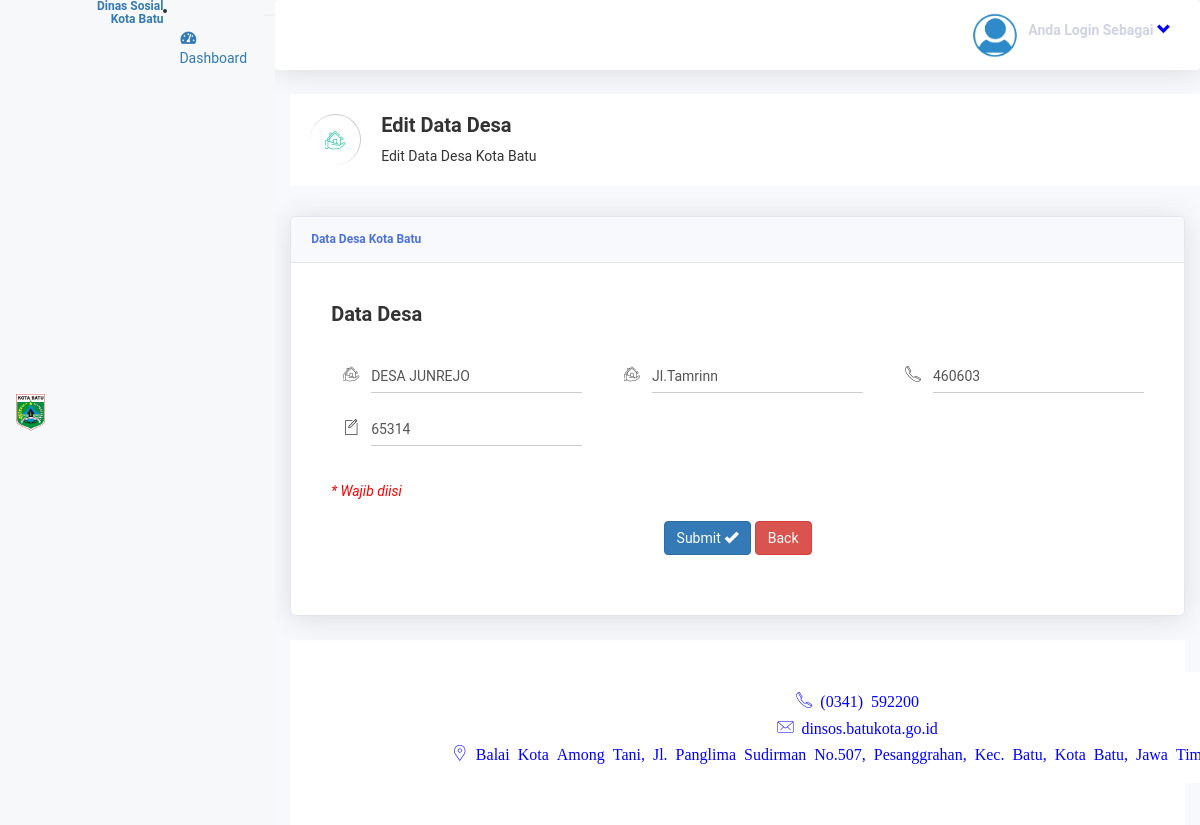
The page /index.php/ListDesa/update/1 on the database its author committed.
### tables this page shows
CREATE TABLE `desa` (
  `id_desa` int(11) NOT NULL,
  `nama_desa` varchar(50) NOT NULL,
  `kode_pos` int(11) NOT NULL,
  `alamat` varchar(50) NOT NULL,
  `no_telepon` varchar(13) NOT NULL,
  `status_akun` enum('Terdaftar','Belum Terdaftar') NOT NULL
);

### application/controllers/ListDesa.php (called while the page is built, shortened)
<?php
class ListDesa extends CI_Controller {
	public function update($id)
	{
		$this->form_validation->set_rules('nama_desa', 'nama_desa', 'trim|required');
		$this->form_validation->set_rules('kode_pos', 'kode_pos', 'trim|required');
		$this->form_validation->set_rules('no_telepon', 'no_telepon', 'trim|required');
		$this->form_validation->set_rules('alamat', 'alamat', 'trim|required');
		$this->load->model('list_desa');
		$data['desa'] = $this->list_desa->getDesa($id);
		$data['user'] = $this->list_desa->getUser();
		if($this->form_validation->run() == FALSE) {
			$this->load->view('Desa/edit_data_desa',$data);
		}else{
			$this->list_desa->updateById($id);
			echo "<script> alert('Data Desa Berhasil Diupdate'); window.location.href='';
			</script>";
		}
	}
}

### index.php (called while the page is built, shortened)
<?php
require_once BASEPATH.'core/CodeIgniter.php';

### application/models/List_Desa.php (called while the page is built, shortened)
<?php
class List_Desa extends CI_Model {
	public function getDesa($id)
	{
		$this->db->where('id_desa', $id);
		$query= $this->db->get('desa');
		return $query->result();
	}
}

### application/views/Desa/edit_data_desa.php (the view, shortened to what this page needs)
 <!DOCTYPE html>
<html lang="en">
<head>
  <link href="<?php echo base_url() ?>assets/vendor/fontawesome-free/css/all.min.css" rel="stylesheet" type="text/css">
  <link href="<?php echo base_url() ?>assets/css/sb-admin-2.min.css" rel="stylesheet">
  <link href="<?php echo base_url() ?>assets/datatable/datatables.min.css" rel="stylesheet">
  <link rel="stylesheet" href="css/font-awesome.min.css">
  <link rel="stylesheet" href="<?php echo base_url() ?>assets2/css/animate.css">
  <link rel="stylesheet" href="<?php echo base_url() ?>assets2/css/wave/waves.min.css">
  <link rel="stylesheet" href="<?php echo base_url() ?>assets2/css/wave/button.css">
  <link rel="stylesheet" href="<?php echo base_url() ?>assets2/css/notika-custom-icon.css">
  <link rel="stylesheet" href="<?php echo base_url() ?>assets2/css/main.css">
  <link rel="stylesheet" href="<?php echo base_url() ?>assets2/style.css">
  <link rel="stylesheet" href="<?php echo base_url() ?>assets2/css/responsive.css">
</head>
<body id="page-top">
  <div id="wrapper">
    <br>
      <a class="sidebar-brand d-flex align-items-center justify-content-center"   a href="<?php echo base_url('index.php/Admin')?>"</a></td>
        <div class="sidebar-brand-text mx-3"><img src="<?php echo base_url() ?>assets/img/satu.png" width="50px" height="55px"   a href="<?php echo base_url('index.php/Admin')?>"</a></td></div>
          <div align="right"><h6><b>Dinas Sosial Kota Batu</b></h6>
      </a>
    </div>
      <li class="nav-item active">
        <a class="nav-link" href='<?php echo base_url("index.php/Admin"); ?>'>
          <i class="fas fa-fw fa-tachometer-alt"></i>
          <span>Dashboard</span></a>
      </li>
      <div class="text-center d-none d-md-inline">
        <button class="rounded-circle border-0" id="sidebarToggle"></button>
      </div>
    <div id="content-wrapper" class="d-flex flex-column">
      <div id="content">
        <nav class="navbar navbar-expand navbar-light bg-white topbar mb-4 static-top shadow">
          <ul class="navbar-nav ml-auto">
            <li class="nav-item dropdown no-arrow">
              <a class="nav-link dropdown-toggle" href="#" id="userDropdown" role="button" data-toggle="dropdown" aria-haspopup="true" aria-expanded="false"><img src="<?php echo base_url() ?>assets/img/logoakun.png" width="50px" height="55px"
                <?php $session_data = $this->session->userdata('logged_in'); ?>
                <span class="mr-2 d-none d-lg-inline text-gray-600 small"><h5>Anda Login Sebagai <font color="blue"><?php echo $session_data['username']; ?>
                 <span class=" glyphicon glyphicon-chevron-down"></span></h5></font></span>
              </a>
            </li>
          </ul>
        </nav>
        <div class="breadcomb-area">
        <div class="container">
            <div class="row">
                <div class="col-lg-12 col-md-12 col-sm-12 col-xs-12">
                    <div class="breadcomb-list">
                        <div class="row">
                            <div class="col-lg-6 col-md-6 col-sm-6 col-xs-12">
                                <div class="breadcomb-wp">
                                    <div class="breadcomb-icon">
                                        <i class="notika-icon notika-house"></i>
                                    </div>
                                    <div class="breadcomb-ctn">
                                        <h2>Edit Data Desa</h2>
                                        <p>Edit Data Desa Kota Batu <span class="bread-ntd"></span></p>
                                    </div>
                                </div>
                            </div>
                            <div class="col-lg-6 col-md-6 col-sm-6 col-xs-3">
                            </div>
                        </div>
                    </div>
                </div>
            </div>
        </div>
    </div>
        <div class="container-fluid">
          <div class="card shadow mb-4">
            <div class="card-header py-3">
              <h6 class="m-0 font-weight-bold text-primary">Data Desa Kota Batu</h6>
            </div>
            <div class="card-body">
             <?php echo form_open('listDesa/update/'.$this->uri->segment(3));
        ?>
            <div class="row">
                <div class="col-lg-12 col-md-12 col-sm-12 col-xs-12">
                    <div class="form-element-list">
                        <div class="basic-tb-hd">
                            <h2>Data Desa</h2><br>
                        <div class="row">
                            <div class="col-lg-4 col-md-4 col-sm-4 col-xs-12">
                                <div class="form-group ic-cmp-int">
                                    <div class="form-ic-cmp">
                                        <i class="notika-icon notika-house"></i>
                                    </div>
                                    <div class="nk-int-st">
                                        <input type="text" class="form-control" id="nama_desa" name="nama_desa" placeholder="Nama Desa" value="<?php echo $desa[0]->nama_desa?>">
                                    </div>
                                </div>
                            </div>
                            <div class="col-lg-4 col-md-4 col-sm-4 col-xs-12">
                                <div class="form-group ic-cmp-int">
                                    <div class="form-ic-cmp">
                                        <i class="notika-icon notika-house"></i>
                                    </div>
                                    <div class="nk-int-st">
                                        <input type="text" class="form-control" id="alamat" name="alamat" placeholder="Alamat" value="<?php echo $desa[0]->alamat?>">
                                    </div>
                                </div>
                            </div>
                            <div class="col-lg-4 col-md-4 col-sm-4 col-xs-12">
                                <div class="form-group ic-cmp-int">
                                    <div class="form-ic-cmp">
                                        <i class="notika-icon notika-phone"></i>
                                    </div>
                                        <div class="nk-int-st">
                                        <input type="text" class="form-control" id="no_telepon" name="no_telepon" placeholder="No Telepon" value="<?php echo $desa[0]->no_telepon?>">
                                    </div>
                                </div>
                            </div>
                            <div class="col-lg-4 col-md-4 col-sm-4 col-xs-12">
                                <div class="form-group ic-cmp-int">
                                    <div class="form-ic-cmp">
                                        <i class="notika-icon notika-edit"></i>
                                    </div>
                                         <div class="nk-int-st">
                                        <input type="text" class="form-control" id="kode_pos" name="kode_pos" placeholder="Nama Desa" value="<?php echo $desa[0]->kode_pos?>">
                                    </div>
                                </div>
                            </div>
                        </div>
                         <br>
                         <font color="red"><i>* Wajib diisi</i></font>
                         <br>
                         <br>
                        <center>
                            <button type="submit" class="btn btn-primary">Submit <span class="glyphicon glyphicon-ok"></span></button>
                            <a href="<?php echo base_url('index.php/listDesa')?>"class="btn btn-danger">Back</a></td>
                        </center>
                    </div>
                </div>
            </div>
<?php echo form_close(); ?>
                         </div>
                       </div>
                     </div>
      <footer class="sticky-footer bg-white">
        <div class="container my-auto">
          <div class="copyright text-center my-auto">
            <span><div class="contact-dt">
                          <h5>
                            <ul class="contact-list widget-contact-list">
                              <font color="blue">
                               <li>  <font color="blue"><i class="notika-icon notika-phone"> (0341) 592200</i></li>
                               <li>  <font color="blue"><i class="notika-icon notika-mail"> dinsos.batukota.go.id</i></li>
                               <li>  <font color="blue"><i class="notika-icon notika-map"> Balai Kota Among Tani, Jl. Panglima Sudirman No.507, Pesanggrahan, Kec. Batu, Kota Batu, Jawa Timur 65314</i></li>
                            </ul>
                          </h5>
                        </div></span>
          </div>
        </div>
      </footer>
    </div>
  </div>
</body>
</html>

### assets2/css/main.css (style rules this page uses)
html { color: #222; font-size: 1em; line-height: 1.4; }
audio, canvas, iframe, img, svg, video { vertical-align: middle; }

### rows shown on the page
desa: nama_desa "DESA JUNREJO", alamat "Jl.Tamrinn", no_telepon "460603", kode_pos "65314"
